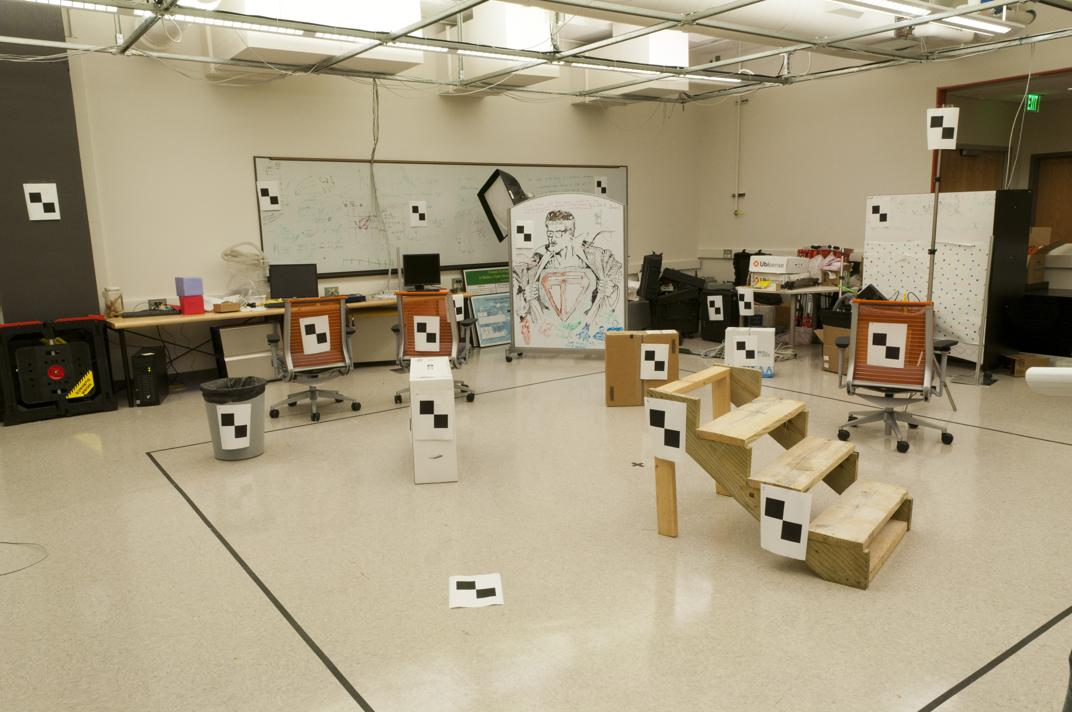
#> input picture computer_vision/course_resources/ps_3/input/pic_a.jpg, 1072 x 712 px
$ jupyter execute ps3.ipynb
#> lines starting #> are read from the running program, lines starting #| are printed output that depends on the picture
# Problem Set 3: Geometry

[cell 1]
from pathlib import Path

import cv2
import numpy as np
import matplotlib.pyplot as plt

np.set_printoptions(precision=4)

# Loading data

[cell 2]
input_dir = Path('input')

img1 = cv2.cvtColor(cv2.imread(str(input_dir / 'pic_a.jpg'), cv2.IMREAD_UNCHANGED), cv2.COLOR_BGR2RGB)
img2 = cv2.cvtColor(cv2.imread(str(input_dir / 'pic_b.jpg'), cv2.IMREAD_UNCHANGED), cv2.COLOR_BGR2RGB)
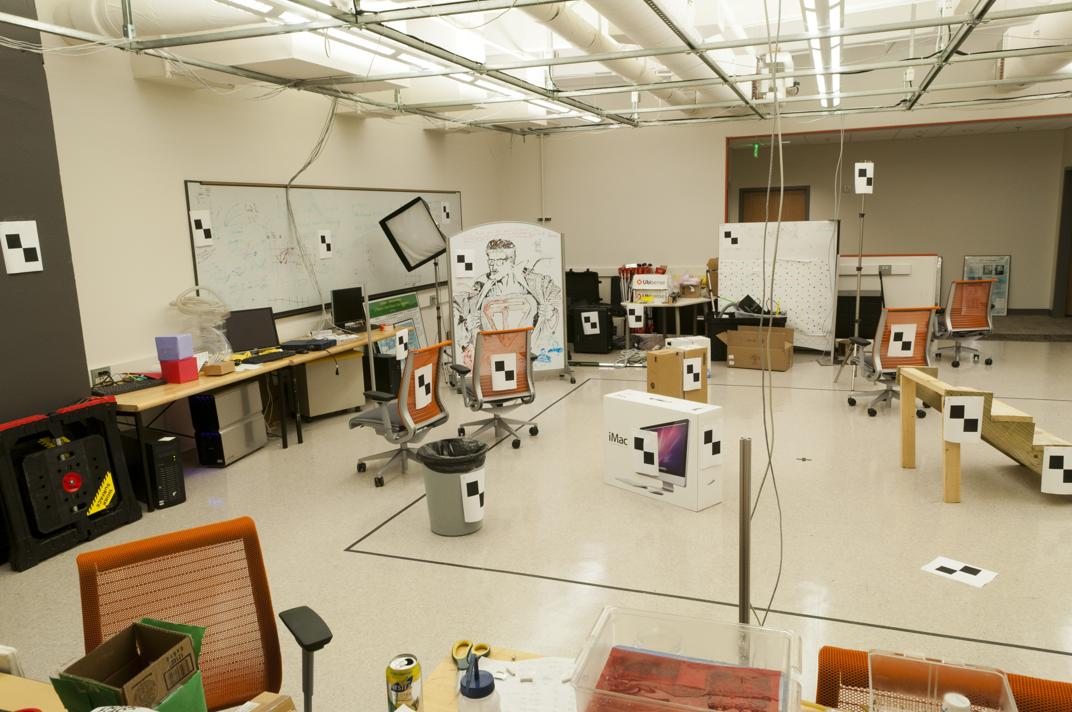
#> input picture computer_vision/course_resources/ps_3/input/pic_b.jpg, 1072 x 712 px

plt.figure(figsize=(15, 5))
plt.subplot(121)
plt.imshow(img1)
plt.subplot(122)
plt.imshow(img2)
plt.show()

[cell 3]
pts3d = np.loadtxt(input_dir / 'pts3d.txt')
pts3d_norm = np.loadtxt(input_dir / 'pts3d-norm.txt')
pts2d_a = np.loadtxt(input_dir / 'pts2d-pic_a.txt')
pts2d_b = np.loadtxt(input_dir / 'pts2d-pic_b.txt')
pts2d_a_norm = np.loadtxt(input_dir / 'pts2d-norm-pic_a.txt')

## Todo

Draw the points on the image

Hint: Use cv2.circle

[cell 4]
plt.figure(figsize=(20, 10))
for i, (img, pts) in enumerate(zip([img1, img2], [pts2d_a, pts2d_b])):
    img = img.copy()
    for p in pts:
        img = cv2.circle(img, p.astype(int), 5, (0, 0, 255), -1)
    plt.subplot(121 + i)
    plt.imshow(img)
#> this loop made 2 passes
plt.tight_layout()
plt.show()
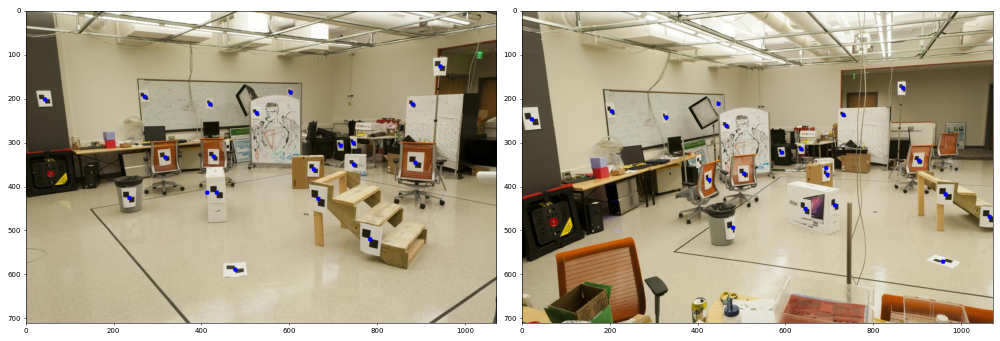
#> figure drawn by matplotlib, 2 panels

# Part 1 - Calibration
The files pts2d-pic_a.txt and pts3d.txt are a list of twenty 2D and 3D points of the image pic_a.jpg. The goal is to compute the projection matrix that goes from world 3D coordinates to 2D image coordinates. Recall that using homogeneous coordinates the equation is:

$$
\begin{bmatrix}
u \\
v \\
1
\end{bmatrix} \cong
\begin{bmatrix}
s * u \\
s * v \\
s
\end{bmatrix} =
\begin{bmatrix}
m_{1,1} & m_{1,2} & m_{1,3} & m_{1,4} \\
m_{2,1} & m_{2,2} & m_{2,3} & m_{2,4} \\
m_{3,1} & m_{3,2} & m_{3,3} & m_{3,4}
\end{bmatrix}
\begin{bmatrix}
X \\
Y \\
Z \\
1
\end{bmatrix}
$$

Recall you solve for the 3x4 matrix M using either SVD to solve the homogeneous version of the equations or by setting $m_{3,4}$ to 1 and then using the a normal least squares method. Remember that M is only known up to a scale factor.

To make sure that your code is correct, we are going to give you a set of “normalized points” in the files pts2d-norm-pic_a.txt and pts3d-norm.txt. If you solve for M using all the points you should get a matrix that is a scaled equivalent of the following:

$$ M_\text{normA} = \begin{bmatrix}
-0.4583 & 0.2947 & 0.0139 & -0.0040 \\
0.0509 & 0.0546 & 0.5410 & 0.0524 \\
-0.1090 & -0.1784 & 0.0443 & -0.5968
\end{bmatrix} $$

For example, this matrix will take the last normalized 3D point which is $< 1.2323, 1.4421, 0.4506, 1.0 >$ and will project it to the $< u, v >$ of $< 0.1419, −0.4518 >$ where we converted the homogeneous 2D point $< u_s, v_s, s >$ to its inhomogeneous version by dividing by s (i.e. the real transformed pixel in the image).

## Part a

Create the **least squares** function that will solve for the 3x4 matrix $M_{normA}$  given the **normalized** 2D and 3D lists, namely pts2d-norm-pic_a.txt and pts3d-norm.txt.

Test it on the normalized 3D points by multiplying those points by your M matrix and comparing the resulting the normalized 2D points to the normalized 2D points given in the file. Remember to divide by the homogeneous value to get an inhomogeneous point.

You can do the comparison by checking the residual between the predicted location of each test point using your equation and the actual location given by the 2D input data. The residual is just the distance (square root of the sum of squared differences in u and v).

[cell 5]
def euclidean_to_homogeneous(points):
    ones_shape = [*points.shape[:-1], 1]
    return np.append(points, np.ones(ones_shape), axis=-1)


def homogenous_to_euclidean(points):
    return points[..., :-1] / points[..., [-1]]


def project_points(M, points3d):
    points3d_h = euclidean_to_homogeneous(points3d)
    proj_points_h = points3d_h @ M.T
    proj_points = homogenous_to_euclidean(proj_points_h)
    return proj_points


def compute_geometric_error(points2d, points3d, M):
    proj_points = project_points(M, points3d)
    error = (np.square(proj_points - points2d).sum(-1) ** 0.5).mean()
    return error


def dlt_ls(points2d: np.ndarray, points3d: np.ndarray) -> np.ndarray:
    assert points2d.shape[0] == points3d.shape[0] and points2d.shape[1] == 2 and points3d.shape[1] == 3

    A_list = []
    b = []

    for p2, p3 in zip(points2d, points3d):
        u, v = p2
        A_list.append([*p3, 1, 0, 0, 0, 0, *(-u * p3)])
        A_list.append([0, 0, 0, 0, *p3, 1, *(-v * p3)])
        b += [u, v]

    A = np.array(A_list)
    b = np.array(b)

    M, *_ = np.linalg.lstsq(A, b, rcond=None)
    M = np.r_[M, 1].reshape(3, 4)
    return M

[cell 6]
M_star = np.array([
    [-0.4583, 0.2947, 0.0139, -0.0040],
    [0.0509, 0.0546, 0.5410, 0.0524],
    [-0.1090, -0.1784, 0.0443, -0.5958]
])

error = compute_geometric_error(pts2d_a_norm, pts3d_norm, M_star)
print('The mean geometric error on the normalized points in scene A using M* is {:.2e}'.format(error))

[cell 7]
M_norm_a = dlt_ls(pts2d_a_norm, pts3d_norm)
error = compute_geometric_error(pts2d_a_norm, pts3d_norm, M_norm_a)
print('The mean geometric error on the normalized points in scene A is {:.2e}'.format(error))

Our matrix reaches an even lower error than theirs... Weird

[cell 8]
diff_norm = np.linalg.norm(M_norm_a - M_star / M_star[-1, -1])
print('The norm of the difference between the matrix we found the M* is {:.2e}'.format(diff_norm))

The two matrices are very similar

## Part b

Now you are ready to calibrate the camera. Using the 3D and 2D point lists for the image, we’re going to compute the camera projection matrix. To understand the effects of over constraining the system, you’re going to try using sets of 8, 12 and 16 points and then look at the residuals. To debug your code you can use the normalized set from above but for the actual question you’ll need to use: **pts2d-pic_b.txt and pts3d.txt**

For the three point set sizes $k$ of 8, 12, and 16, repeat 10 times:
- Randomly choose k points from the 2D list and their corresponding points in the 3D list.
- Compute the projection matrix M on the chosen points.
- Pick 4 points not in your set of k and compute the average residual error.
- Save the M that gives the lowest residual error.

[cell 9]
best_M = None
best_error = np.inf

for k in [8, 12, 16]:
    print(f'k={k}')
    for i in range(10):
        rand_idx = np.random.choice(np.arange(pts2d_b.shape[0]), k + 4, replace=False)
        train_idx, test_idx = rand_idx[:-4], rand_idx[-4:]
        M = dlt_ls(pts2d_b[train_idx], pts3d[train_idx])
        train_error = compute_geometric_error(pts2d_b[train_idx], pts3d[train_idx], M)
        test_error = compute_geometric_error(pts2d_b[test_idx], pts3d[test_idx], M)
        print(f'i={i} train_error={train_error:.2f} test_error={test_error:.2f}', end='')
        if test_error < best_error:
            best_error = test_error
            best_M = M
            print(' New Best!', end='')
        print()
#> this loop made 3 passes
#> (printed output is left out)
#> after the loop, best_M = [[-2.04, 1.18, 0.394, 245.3], [-0.456, -0.301, 2.13, 165.7], [-0.00225, -0.00109, 0.000583, 1]]; best_error = 0.618

[cell 10]
print(f'The lowest error achieved is {best_error:.2f}')
#| The lowest error achieved is 0.62
display(best_M)

### Part c

Finally we can solve for the camera center in the world. Let us define M as being made up of a 3x3 we’ll call Q and a 4th column will call $m_4
$:

$$M = [\mathbf{Q}|\mathbf{m_4}]$$

From class we said that the center of the camera $C$ could be found by:

$$C= - Q^{-1} \mathbf{m_4}$$

To debug your code: If you use you the normalized 3D points to get the $M_{normA}$ given above you would get a camera center of:

$$C_{normA} = < -1.5125, -2.3515, 0.2826 >$$
Given the best M from the last part, compute $C$.

[cell 11]
def find_camera_center(M):
    Q, m4 = M[:, :3], M[:, 3]
    C = - np.linalg.inv(Q) @ m4
    return C

Let's test our code on the normalized points:

[cell 12]
find_camera_center(M_norm_a)

This is very close to the value it should be. Our implementation is correct.

[cell 13]
find_camera_center(best_M)
#> Out = [303.1, 307.2, 30.43]

This is the approximate location of camera b in real world coordinates.

# Part 2 - Fundamental Matrix Estimation

We now wish to estimate the mapping of points in one image to lines in another by means of the fundamental matrix. This will require you to use similar methods to those in question 1. We will make use of the corresponding point locations listed in **pts2d-pic_a.txt and pts2d-pic_b.txt**.

Recall that the definition of the Fundamental Matrix is:

$$
\begin{bmatrix} u' & v' & 1 \end{bmatrix}
\begin{bmatrix}
f_{1,1} & f_{1,2} & f_{1,3} \\
f_{2,1} & f_{2,2} & f_{2,3} \\
f_{3,1} & f_{3,2} & f_{3,3}
\end{bmatrix}
\begin{bmatrix} u \\ v \\ 1 \end{bmatrix} = 0
$$

Given corresponding points you get one equation per point pair. With 8 or more points you can solve this. With more points (such as the 20 in the files) you solve using the the same least squares method as in question 1 above.

## Part a

Create the least squares function that will solve for the 3x3 matrix $\hat{F}$ that satisfies the epipolar constraints defined by the sets of corresponding points. Solve this function to create your least squares estimate of the 3x3 transform $\hat{F}$.

[cell 14]
def find_F_ls(points_a, points_b):
    A_list = []
    points_a_h = euclidean_to_homogeneous(points_a)
    points_b_h = euclidean_to_homogeneous(points_b)
    for p1, p2 in zip(points_a_h, points_b_h):
#         A_list.append([p1[0] * p2[0], p1[0] * p2[1], p1[0] * p2[2],
#                        p1[1] * p2[0], p1[1] * p2[1], p1[1] * p2[2],
#                        p2[0], p2[1]])
        A_list.append((np.outer(p1, p2)).flatten()[:-1])
    A = np.array(A_list)
    b = - np.ones(A.shape[0])
    F, *_ = np.linalg.lstsq(A, b, rcond=None)
    F = np.r_[F, 1].reshape((3, 3))
    return F

[cell 15]
F = find_F_ls(pts2d_a, pts2d_b)
display(F)

[cell 16]
pts2d_a_h = euclidean_to_homogeneous(pts2d_a)
pts2d_b_h = euclidean_to_homogeneous(pts2d_b)
residual = np.mean(np.abs(np.diag(pts2d_a_h @ F @ pts2d_b_h.T)))
print('The mean residual of the fundemental matrix is {:.2e}'.format(residual))

## Part b

The linear squares estimate of $\hat{F}$ is full rank; however, the fundamental matrix is a rank 2 matrix. As such we must reduce its rank.
In order to do this we can decompose $\hat{F}$ using singular value decomposition into the matrices $U \Sigma V^T = \hat{F}$.
We can then estimate a rank 2 matrix by setting the smallest singular value in $\Sigma$ to zero thus generating $\Sigma'$.
The fundamental matrix is then easily calculated as $F=U \Sigma' V^T$. Use the SVD function to do, well, the SVD. Duh.

[cell 17]
def turn_singular(M):
    U, S, Vh = np.linalg.svd(M)
    S[-1] = 0
    M_sing = (U * S) @ Vh
    return M_sing

[cell 18]
F_sing = turn_singular(F)
display(F_sing)

[cell 19]
print('The singular values of the linear estimate of F are: {}'.format(np.linalg.svd(F)[1]))
print('The singular values of the new F are: {}'.format(np.linalg.svd(F_sing)[1]))
print('The absolute difference between the matrices is {:.2e}'.format(np.linalg.norm(F - F_sing)))

## Part c

Now you can use your matrix $F$ to estimate an epipolar line $l_b$ in image ‘b’ corresponding to point $p_a$ in image ‘a’: $l_b = F p_a$.

Similarly, epipolar lines in image a corresponding to points in image b are related by the transpose of $F$.

**Note: These relations might be reversed depending on how you computed $F$.**

Draw these epipolar lines. Below is one way; the key is to be able to take the projective geometry form of the line and draw it in the image:

- The resulting lines $l_i$ defined in homogeneous coordinates can not be drawn directly using standard line functions, which take as input two points. In order to use such functions, we can find the intersection of a given line $l_i$ with the image boundaries.
- If we define $l_L$ to be the line corresponding to the left hand side of the image and $l_R$ to be the line corresponding to the right hand side of the image, we can find the points $P_{u,L} = l_i \times i_L$ and $P_{u,R} = l_i \times i_R$. We can now plot the line running through the points $P_{u,L}$, $P_{u,R}$.
- However, we must first have the equations for $l_L$ and $l_R$. Making use of the point-line duality, we know, e.g., $l_L = P_{UL} \times P_{BL}$. Where $P_{UL}$ is the point defining the upper left-hand corner of the image and $P_{BL}$ is the bottom left-hand corner of the image.
- An example of such an image is:

[cell 20]
def draw_epipolar_lines(img, pts, other_pts, F):
    img = img.copy()
    H, W, _ = img.shape
    line_L = np.cross([0, 0, 1], [0, H, 1])
    line_R = np.cross([W, 0, 1], [W, H, 1])

    pts_h = euclidean_to_homogeneous(other_pts)
    for j, p in enumerate(pts_h):
        epi_line = F @ p
        left_coord = homogenous_to_euclidean(np.cross(line_L, epi_line)).astype(int)
        right_coord = homogenous_to_euclidean(np.cross(line_R, epi_line)).astype(int)
        cv2.line(img, left_coord, right_coord, (0, 0, 255), 1)
        cv2.circle(img, pts[j].astype(int), 5, (0, 255, 0), -1)
#> this loop made 20 passes
#> (epi_line, left_coord, right_coord) on passes 1 to 4: ([-0.000774, 0.0253, -5.45], [0, 215], [1072, 248]), ([-0.000308, 0.0179, -4.4], [0, 246], [1072, 265]), ([-0.000506, 0.0199, -4.45], [0, 224], [1072, 251]), ([0.000273, 0.0255, -8.97], [0, 352], [1072, 340])
    return img

[cell 21]
plt.figure(figsize=(15, 5))
plt.suptitle('Epipolar Lines')
plt.subplot(121)
plt.imshow(draw_epipolar_lines(img2, pts2d_b, pts2d_a, F.T))
plt.subplot(122)
plt.imshow(draw_epipolar_lines(img1, pts2d_a, pts2d_b, F))
#> the loop in draw_epipolar_lines (call 2), `for j, p in enumerate(pts_h):` made 20 passes
#> (left_coord, right_coord) on passes 1 to 4: ([0, 182], [1072, 220]), ([0, 201], [1072, 253]), ([0, 186], [1072, 229]), ([0, 275], [1072, 361])
plt.tight_layout()
plt.show()

### Question

Look at the result you got for image a, how do they compare to the ground truth?

### Answer

It seems like the epipolar lines are close but not quite it, they assume that the epipole is closer than it really is.

# EXTRA CREDIT PROBLEMS (2-d and 2-e)

## Part d

If you look at the results of the last section the epipolar lines are close, but not perfect. The problem is that the offset and scale of the points is large and biased compared to some of the constants. To fix this, we are going to normalize the points.

In the 2D case this normalization is really easy. We want to construct transformations that make the mean of the points zero and, optionally, scale them so that their magnitude is about 1.0 or some other not too large number:

$$
\begin{bmatrix}
u' \\
v' \\
1
\end{bmatrix} =
\begin{bmatrix}
s & 0 & 0 \\
0 & s & 0 \\
0 & 0 & 1
\end{bmatrix}
\begin{bmatrix}
1 & 0 & -c_u \\
0 & 1 & -c_v \\
0 & 0 & 1
\end{bmatrix}
\begin{bmatrix}
u \\
v \\
1
\end{bmatrix}
$$

The transform matrix $T$ is the product of the scale and offset matrices. The $c_u, c_v$ is just the mean. To compute a scale $s$ you could estimate the standard deviation after subtracting the means. Or you could find the maximum absolute value. Then the scale factor $s$ would be the reciprocal of whatever estimate of the scale you are using.

Create two matrices $T_a$ and $T_b$ for the set of points defined in the files **pts2d-pic_a.txt and pts2d-pic_b.txt** respectively.
Use these matrices to transform the two sets of points.
Then use these normalized points to create a new Fundamental matrix $\hat{F}$. Compute it as above including making the smaller singular value zero.

[cell 22]
def normalize_points(pts):
    cu, cv = pts.mean(0)
    s = 1 / (pts - pts.mean(0)).std()
    T = np.array([[s, 0, - s * cu],
                  [0, s, - s * cv],
                  [0, 0, 1]])
    pts_h = euclidean_to_homogeneous(pts)
    pts_h_norm = pts_h @ T.T
    return homogenous_to_euclidean(pts_h_norm), T

[cell 23]
pts2d_a_norm, T_a = normalize_points(pts2d_a)
pts2d_b_norm, T_b = normalize_points(pts2d_b)

print('T_a')
display(T_a)
print('T_b')
display(T_b)

F_norm = find_F_ls(pts2d_a_norm, pts2d_b_norm)
print('F_norm')
display(F_norm)

F_norm_sing = turn_singular(F_norm)
print('Singular F_norm')
display(F_norm_sing)

print('The singular values of the linear estimate of F_norm are: {}'.format(np.linalg.svd(F_norm)[1]))
print('The singular values of the new F_norm are: {}'.format(np.linalg.svd(F_norm_sing)[1]))
print('The absolute difference between the matrices is {:.2e}'.format(np.linalg.norm(F_sing - F_norm_sing)))

## Part e

Finally you can create a better $F$ by: $F = T_b^T \hat{F} T_a$

Using this new  redraw the epipolar lines of 2-c. They should be better.

[cell 24]
F_rescale = T_a.T @ F_norm_sing @ T_b
print('Rescaled F')
display(F_rescale)

plt.figure(figsize=(15, 5))
plt.suptitle('Epipolar Lines with Normalization')
plt.subplot(121)
plt.imshow(draw_epipolar_lines(img2, pts2d_b, pts2d_a, F_rescale.T))
#> the loop in draw_epipolar_lines (call 3), `for j, p in enumerate(pts_h):` made 20 passes
#> (epi_line, left_coord, right_coord) on passes 1 to 4: ([0.0101, -0.241, 49.74], [0, 206], [1072, 251]), ([0.00507, -0.19, 47.4], [0, 249], [1072, 277]), ([0.00731, -0.204, 45.71], [0, 223], [1072, 262]), ([-0.00265, -0.239, 84.24], [0, 352], [1072, 341])
#> after the loop in draw_epipolar_lines (call 3), `for j, p in enumerate(pts_h):`:
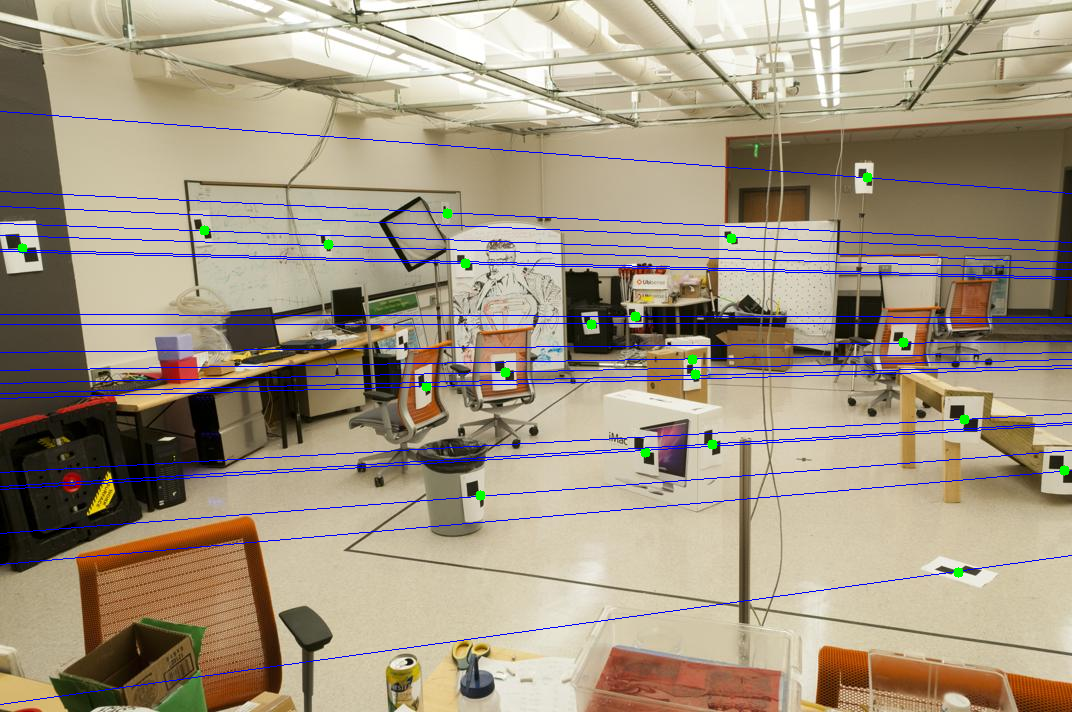
#> img: shape (712, 1072, 3); mean R, G, B 162, 149.2, 129.6
plt.subplot(122)
plt.imshow(draw_epipolar_lines(img1, pts2d_a, pts2d_b, F_rescale))
#> the loop in draw_epipolar_lines (call 4), `for j, p in enumerate(pts_h):` made 20 passes
#> (left_coord, right_coord) on passes 1 to 4: ([0, 170], [1071, 224]), ([0, 199], [1072, 262]), ([0, 181], [1071, 238]), ([0, 272], [1072, 361])
#> after the loop in draw_epipolar_lines (call 4), `for j, p in enumerate(pts_h):`:
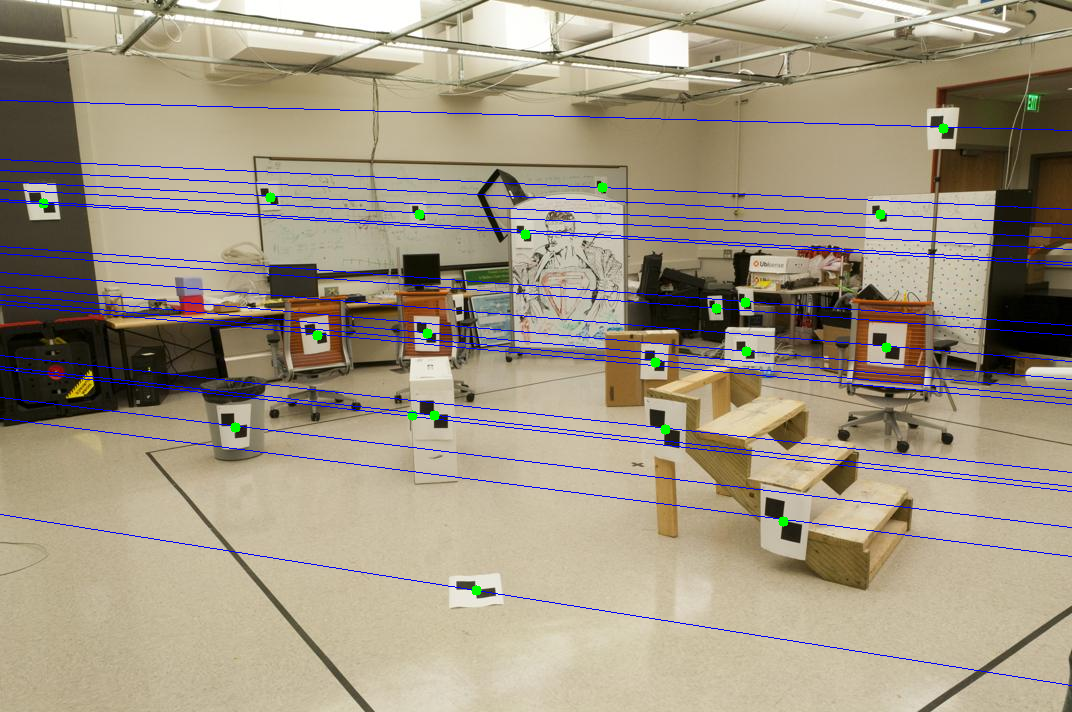
#> img: shape (712, 1072, 3); mean R, G, B 160.4, 149.6, 130.1
plt.tight_layout()
plt.show()
